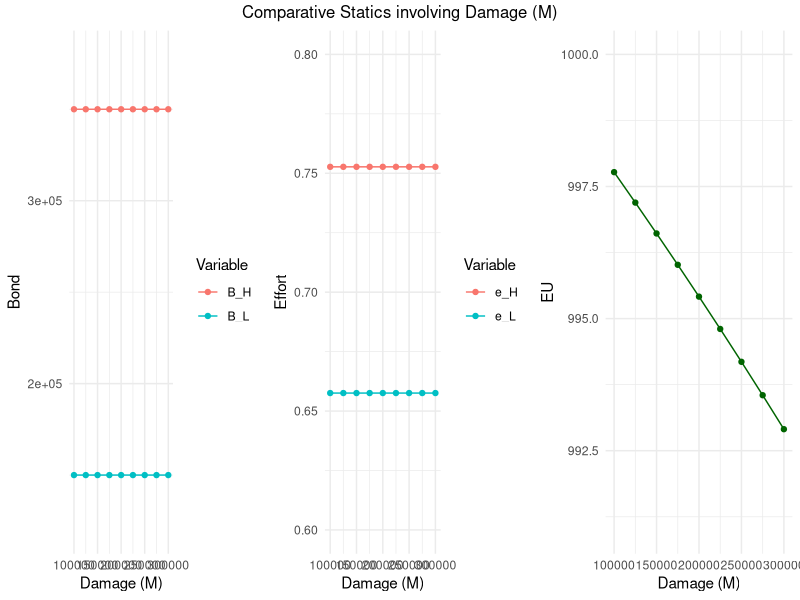
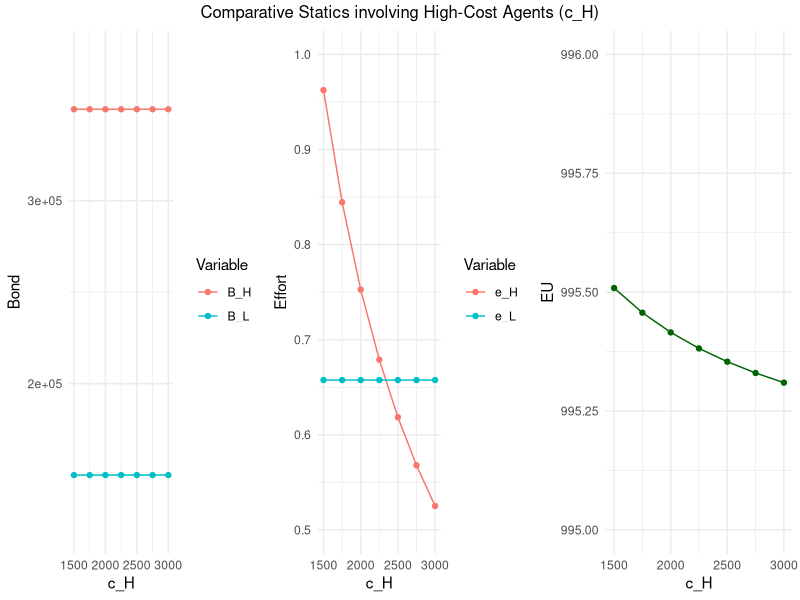
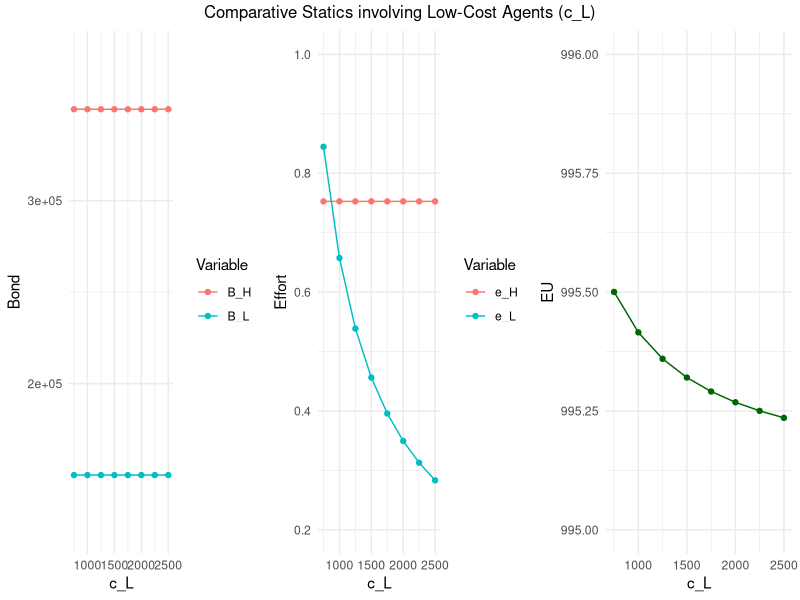
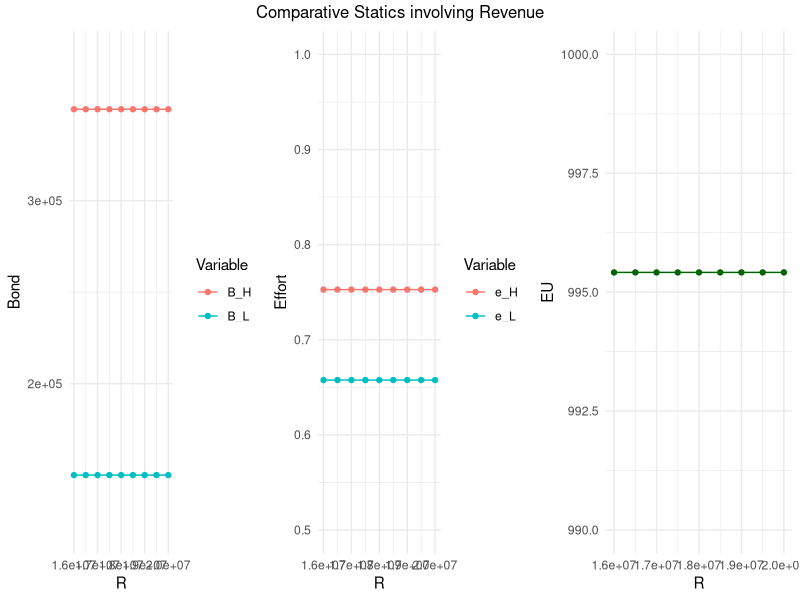
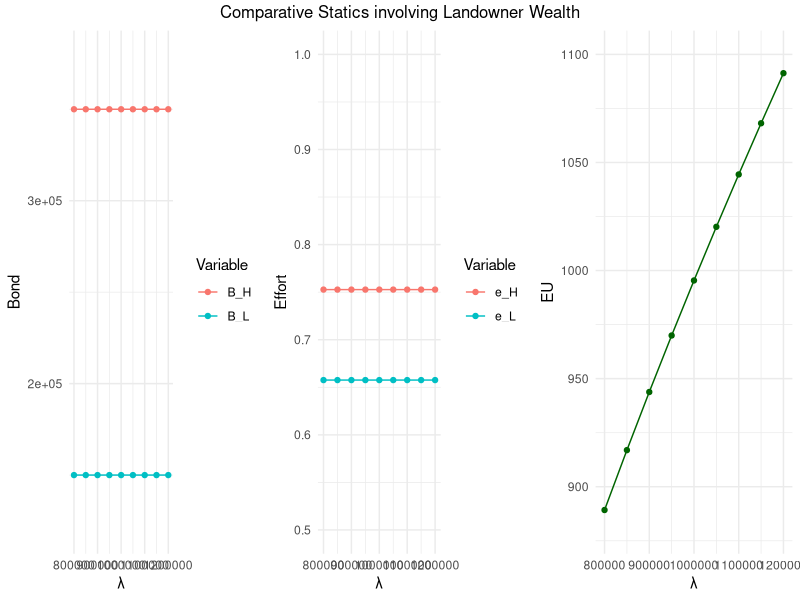
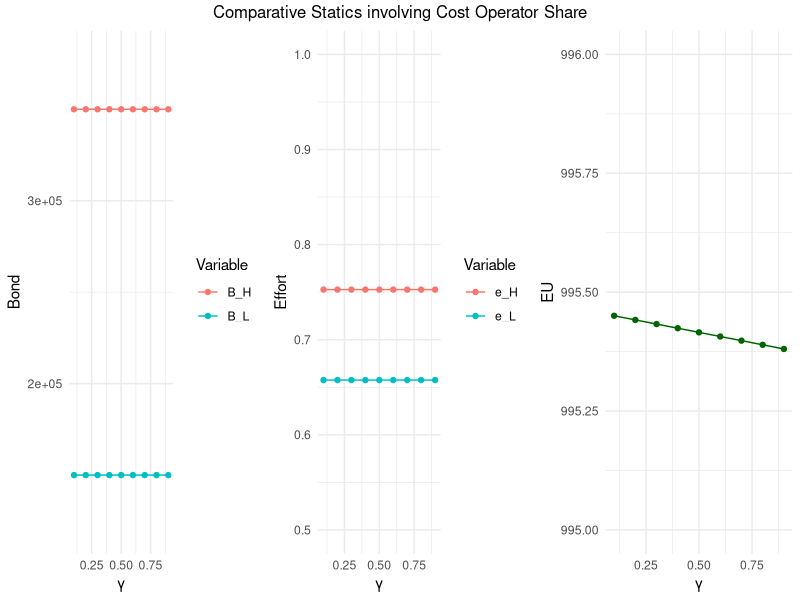
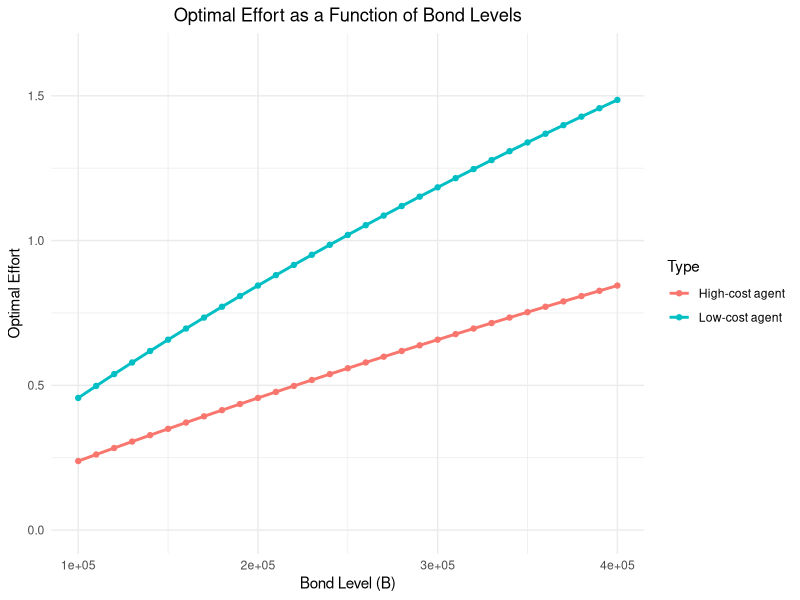

R code for these plots, in order:
# LIBRARIES
library(ggplot2)
library(tidyr)
library(dplyr)
library(gridExtra)

# PARAMETERS
params_base <- list(
  c_L = 1000,
  c_H = 2000,
  M = 200000,
  lambda = 1000000,
  q0 = 0.05,
  alpha = 0.2,
  gamma = 0.5,
  R = 18000000
)

# FUNCTIONS
q_func <- function(e, q0, alpha) q0 * exp(-alpha * e)
dq_func <- function(e, q0, alpha) -alpha * q0 * exp(-alpha * e)

solve_effort <- function(B, c, q0, alpha) {
  effort_eq <- function(e) dq_func(e, q0, alpha) * B + 2 * c * e
  uniroot(effort_eq, lower = 1e-6, upper = 100)$root
}

landowner_util <- function(e, lambda, M, q0, alpha) {
  q <- q_func(e, q0, alpha)
  q * sqrt(lambda - M) + (1 - q) * sqrt(lambda)
}

agent_util <- function(e, c, B, R, q0, alpha) {
  R - c * e^2 - q_func(e, q0, alpha) * B
}

objective <- function(B_vec, params) {
  with(params, {
    B_L <- B_vec[1]; B_H <- B_vec[2]
    e_L <- solve_effort(B_L, c_L, q0, alpha)
    e_H <- solve_effort(B_H, c_H, q0, alpha)
    IC1 <- agent_util(e_L, c_L, B_L, R, q0, alpha) - agent_util(e_H, c_L, B_H, R, q0, alpha)
    IR2 <- agent_util(e_H, c_H, B_H, R, q0, alpha)
    penalty <- 0
    if (IC1 < 0) penalty <- penalty + 1 / (abs(IC1) + 1e-6)
    if (IR2 < 0) penalty <- penalty + 1 / (abs(IR2) + 1e-6)
    if (abs(B_H - B_L) < 10000) penalty <- penalty + 10000
    EU <- gamma * landowner_util(e_L, lambda, M, q0, alpha) +
      (1 - gamma) * landowner_util(e_H, lambda, M, q0, alpha)
    return(-EU + penalty)
  })
}

# Calculate q(e) at optimal effort levels (baseline parameters)
q_L <- q_func(0.6576, params_base$q0, params_base$alpha)
q_H <- q_func(0.7527, params_base$q0, params_base$alpha)

cat(sprintf("Probability of leak at optimal effort:\n Low-cost agent: %.5f\n High-cost agent: %.5f\n", q_L, q_H))

# COMPARATIVE STATICS: Damage (M)
M_values <- seq(100000, 300000, by = 25000)
df_sensitivity <- data.frame()

for (M_val in M_values) {
  params <- params_base
  params$M <- M_val
  result <- optim(par = c(150000, 350000), fn = objective, params = params,
                  method = "L-BFGS-B", lower = c(100000, 200000), upper = c(300000, 500000))
  B_L <- result$par[1]; B_H <- result$par[2]
  e_L <- solve_effort(B_L, params$c_L, params$q0, params$alpha)
  e_H <- solve_effort(B_H, params$c_H, params$q0, params$alpha)
  EU <- params$gamma * landowner_util(e_L, params$lambda, params$M, params$q0, params$alpha) +
    (1 - params$gamma) * landowner_util(e_H, params$lambda, params$M, params$q0, params$alpha)
  df_sensitivity <- rbind(df_sensitivity, data.frame(
    M = M_val, B_L = B_L, B_H = B_H, e_L = e_L, e_H = e_H, EU = EU
  ))
}
df_long <- pivot_longer(df_sensitivity, cols = c(B_L, B_H, e_L, e_H, EU), names_to = "Variable", values_to = "Value")

p1 <- ggplot(df_long %>% filter(Variable %in% c("B_L", "B_H")), aes(x = M, y = Value, color = Variable)) +
  geom_line() + geom_point() + labs(y = "Bond", x = "Damage (M)") +
  ylim(120000, 380000) + theme_minimal() + theme(plot.title = element_blank())

p2 <- ggplot(df_long %>% filter(Variable %in% c("e_L", "e_H")), aes(x = M, y = Value, color = Variable)) +
  geom_line() + geom_point() + labs(y = "Effort", x = "Damage (M)") +
  ylim(0.6, 0.8) + theme_minimal() + theme(plot.title = element_blank())

p3 <- ggplot(df_long %>% filter(Variable == "EU"), aes(x = M, y = Value)) +
  geom_line(color = "darkgreen") + geom_point(color = "darkgreen") +
  labs(y = "EU", x = "Damage (M)") +
  ylim(991, 1000) + theme_minimal() + theme(plot.title = element_blank())

grid.arrange(p1, p2, p3, ncol = 3, top = "Comparative Statics involving Damage (M)")

# COMPARATIVE STATICS: High-Cost Agent (c_H)
c_H_values <- seq(1500, 3000, by = 250)
df_cH <- data.frame()
for (c_H_val in c_H_values) {
  params <- params_base
  params$c_H <- c_H_val
  result <- optim(par = c(150000, 350000), fn = objective, params = params,
                  method = "L-BFGS-B", lower = c(100000, 200000), upper = c(300000, 500000))
  B_L <- result$par[1]; B_H <- result$par[2]
  e_L <- solve_effort(B_L, params$c_L, params$q0, params$alpha)
  e_H <- solve_effort(B_H, params$c_H, params$q0, params$alpha)
  EU <- params$gamma * landowner_util(e_L, params$lambda, params$M, params$q0, params$alpha) +
    (1 - params$gamma) * landowner_util(e_H, params$lambda, params$M, params$q0, params$alpha)
  df_cH <- rbind(df_cH, data.frame(c_H = c_H_val, B_L = B_L, B_H = B_H, e_L = e_L, e_H = e_H, EU = EU))
}

df_long <- pivot_longer(df_cH, cols = c(B_L, B_H, e_L, e_H, EU), names_to = "Variable", values_to = "Value")

p1 <- ggplot(df_long %>% filter(Variable %in% c("B_L", "B_H")), aes(x = c_H, y = Value, color = Variable)) +
  geom_line() + geom_point() + labs(y = "Bond", x = "c_H") +
  ylim(120000, 380000) + theme_minimal() + theme(plot.title = element_blank())

p2 <- ggplot(df_long %>% filter(Variable %in% c("e_L", "e_H")), aes(x = c_H, y = Value, color = Variable)) +
  geom_line() + geom_point() + labs(y = "Effort", x = "c_H") +
  ylim(0.5, 1) + theme_minimal() + theme(plot.title = element_blank())

p3 <- ggplot(df_long %>% filter(Variable == "EU"), aes(x = c_H, y = Value)) +
  geom_line(color = "darkgreen") + geom_point(color = "darkgreen") +
  labs(y = "EU", x = "c_H") +
  ylim(995, 996) + theme_minimal() + theme(plot.title = element_blank())

grid.arrange(p1, p2, p3, ncol = 3, top = "Comparative Statics involving High-Cost Agents (c_H)")

# COMPARATIVE STATICS: Low-Cost Effort Cost (c_L)
c_L_values <- seq(750, 2500, by = 250)
df_cL <- data.frame()
for (c_L_val in c_L_values) {
  params <- params_base
  params$c_L <- c_L_val
  result <- optim(par = c(150000, 350000), fn = objective, params = params,
                  method = "L-BFGS-B", lower = c(100000, 200000), upper = c(300000, 500000))
  B_L <- result$par[1]; B_H <- result$par[2]
  e_L <- solve_effort(B_L, params$c_L, params$q0, params$alpha)
  e_H <- solve_effort(B_H, params$c_H, params$q0, params$alpha)
  EU <- params$gamma * landowner_util(e_L, params$lambda, params$M, params$q0, params$alpha) +
    (1 - params$gamma) * landowner_util(e_H, params$lambda, params$M, params$q0, params$alpha)
  df_cL <- rbind(df_cL, data.frame(c_L = c_L_val, B_L = B_L, B_H = B_H, e_L = e_L, e_H = e_H, EU = EU))
}

df_long <- pivot_longer(df_cL, cols = c(B_L, B_H, e_L, e_H, EU), names_to = "Variable", values_to = "Value")

p1 <- ggplot(df_long %>% filter(Variable %in% c("B_L", "B_H")), aes(x = c_L, y = Value, color = Variable)) +
  geom_line() + geom_point() + labs(y = "Bond", x = "c_L") +
  ylim(120000, 380000) + theme_minimal() + theme(plot.title = element_blank())

p2 <- ggplot(df_long %>% filter(Variable %in% c("e_L", "e_H")), aes(x = c_L, y = Value, color = Variable)) +
  geom_line() + geom_point() + labs(y = "Effort", x = "c_L") +
  ylim(0.2, 1) + theme_minimal() + theme(plot.title = element_blank())

p3 <- ggplot(df_long %>% filter(Variable == "EU"), aes(x = c_L, y = Value)) +
  geom_line(color = "darkgreen") + geom_point(color = "darkgreen") +
  labs(y = "EU", x = "c_L") +
  ylim(995, 996) + theme_minimal() + theme(plot.title = element_blank())

grid.arrange(p1, p2, p3, ncol = 3, top = "Comparative Statics involving Low-Cost Agents (c_L)")

# COMPARATIVE STATICS: Agent Revenue (R)
R_values <- seq(16000000, 20000000, by = 500000)
df_R <- data.frame()
for (R_val in R_values) {
  params <- params_base
  params$R <- R_val
  result <- optim(par = c(150000, 350000), fn = objective, params = params,
                  method = "L-BFGS-B", lower = c(100000, 200000), upper = c(300000, 500000))
  B_L <- result$par[1]; B_H <- result$par[2]
  e_L <- solve_effort(B_L, params$c_L, params$q0, params$alpha)
  e_H <- solve_effort(B_H, params$c_H, params$q0, params$alpha)
  EU <- params$gamma * landowner_util(e_L, params$lambda, params$M, params$q0, params$alpha) +
    (1 - params$gamma) * landowner_util(e_H, params$lambda, params$M, params$q0, params$alpha)
  df_R <- rbind(df_R, data.frame(R = R_val, B_L = B_L, B_H = B_H, e_L = e_L, e_H = e_H, EU = EU))
}

df_long <- pivot_longer(df_R, cols = c(B_L, B_H, e_L, e_H, EU), names_to = "Variable", values_to = "Value")

p1 <- ggplot(df_long %>% filter(Variable %in% c("B_L", "B_H")), aes(x = R, y = Value, color = Variable)) +
  geom_line() + geom_point() + labs(y = "Bond", x = "R") +
  ylim(120000, 380000) + theme_minimal() + theme(plot.title = element_blank())

p2 <- ggplot(df_long %>% filter(Variable %in% c("e_L", "e_H")), aes(x = R, y = Value, color = Variable)) +
  geom_line() + geom_point() + labs(y = "Effort", x = "R") +
  ylim(0.5, 1) + theme_minimal() + theme(plot.title = element_blank())

p3 <- ggplot(df_long %>% filter(Variable == "EU"), aes(x = R, y = Value)) +
  geom_line(color = "darkgreen") + geom_point(color = "darkgreen") +
  labs(y = "EU", x = "R") +
  ylim(990, 1000) + theme_minimal() + theme(plot.title = element_blank())

grid.arrange(p1, p2, p3, ncol = 3, top = "Comparative Statics involving Revenue")

# COMPARATIVE STATICS: Landowner Wealth (Lambda)
lambda_values <- seq(800000, 1200000, by = 50000)
df_lambda <- data.frame()

for (lambda_val in lambda_values) {
  params <- params_base
  params$lambda <- lambda_val
  result <- optim(par = c(150000, 350000), fn = objective, params = params,
                  method = "L-BFGS-B", lower = c(100000, 200000), upper = c(300000, 500000))
  B_L <- result$par[1]; B_H <- result$par[2]
  e_L <- solve_effort(B_L, params$c_L, params$q0, params$alpha)
  e_H <- solve_effort(B_H, params$c_H, params$q0, params$alpha)
  EU <- params$gamma * landowner_util(e_L, params$lambda, params$M, params$q0, params$alpha) +
    (1 - params$gamma) * landowner_util(e_H, params$lambda, params$M, params$q0, params$alpha)
  df_lambda <- rbind(df_lambda, data.frame(lambda = lambda_val, B_L = B_L, B_H = B_H, e_L = e_L, e_H = e_H, EU = EU))
}

df_long <- pivot_longer(df_lambda, cols = c(B_L, B_H, e_L, e_H, EU), names_to = "Variable", values_to = "Value")

p1 <- ggplot(df_long %>% filter(Variable %in% c("B_L", "B_H")), aes(x = lambda, y = Value, color = Variable)) +
  geom_line() + geom_point() + labs(y = "Bond", x = "λ") +
  ylim(120000, 380000) + theme_minimal() + theme(plot.title = element_blank())

p2 <- ggplot(df_long %>% filter(Variable %in% c("e_L", "e_H")), aes(x = lambda, y = Value, color = Variable)) +
  geom_line() + geom_point() + labs(y = "Effort", x = "λ") +
  ylim(0.5, 1) + theme_minimal() + theme(plot.title = element_blank())

p3 <- ggplot(df_long %>% filter(Variable == "EU"), aes(x = lambda, y = Value)) +
  geom_line(color = "darkgreen") + geom_point(color = "darkgreen") +
  labs(y = "EU", x = "λ") +
  ylim(880, 1100) + theme_minimal() + theme(plot.title = element_blank())

grid.arrange(p1, p2, p3, ncol = 3, top = "Comparative Statics involving Landowner Wealth")

# COMPARATIVE STATICS: Distribution of Operators' cost (Gamma)
gamma_values <- seq(0.1, 0.9, by = 0.1)
df_gamma <- data.frame()

for (gamma_val in gamma_values) {
  params <- params_base
  params$gamma <- gamma_val
  result <- optim(par = c(150000, 350000), fn = objective, params = params,
                  method = "L-BFGS-B", lower = c(100000, 200000), upper = c(300000, 500000))
  B_L <- result$par[1]; B_H <- result$par[2]
  e_L <- solve_effort(B_L, params$c_L, params$q0, params$alpha)
  e_H <- solve_effort(B_H, params$c_H, params$q0, params$alpha)
  EU <- params$gamma * landowner_util(e_L, params$lambda, params$M, params$q0, params$alpha) +
    (1 - params$gamma) * landowner_util(e_H, params$lambda, params$M, params$q0, params$alpha)
  df_gamma <- rbind(df_gamma, data.frame(gamma = gamma_val, B_L = B_L, B_H = B_H, e_L = e_L, e_H = e_H, EU = EU))
}

df_long <- pivot_longer(df_gamma, cols = c(B_L, B_H, e_L, e_H, EU), names_to = "Variable", values_to = "Value")

p1 <- ggplot(df_long %>% filter(Variable %in% c("B_L", "B_H")), aes(x = gamma, y = Value, color = Variable)) +
  geom_line() + geom_point() + labs(y = "Bond", x = "γ") +
  ylim(120000, 380000) + theme_minimal() + theme(plot.title = element_blank())

p2 <- ggplot(df_long %>% filter(Variable %in% c("e_L", "e_H")), aes(x = gamma, y = Value, color = Variable)) +
  geom_line() + geom_point() + labs(y = "Effort", x = "γ") +
  ylim(0.5, 1) + theme_minimal() + theme(plot.title = element_blank())

p3 <- ggplot(df_long %>% filter(Variable == "EU"), aes(x = gamma, y = Value)) +
  geom_line(color = "darkgreen") + geom_point(color = "darkgreen") +
  labs(y = "EU", x = "γ") +
  ylim(995, 996) + theme_minimal() + theme(plot.title = element_blank())

grid.arrange(p1, p2, p3, ncol = 3, top = "Comparative Statics involving Cost Operator Share")

# Effort vs Bond levels for low-cost and high-cost agents
B_seq <- seq(100000, 400000, by = 10000)
effort_L <- sapply(B_seq, function(B) solve_effort(B, params_base$c_L, params_base$q0, params_base$alpha))
effort_H <- sapply(B_seq, function(B) solve_effort(B, params_base$c_H, params_base$q0, params_base$alpha))
df_effort_bond <- data.frame(
  Bond = rep(B_seq, 2),
  Effort = c(effort_L, effort_H),
  Type = rep(c("Low-cost agent", "High-cost agent"), each = length(B_seq))
)
p_effort_bond <- ggplot(df_effort_bond, aes(x = Bond, y = Effort, color = Type)) +
  geom_line(size=1) + geom_point() +
  labs(y = "Optimal Effort", x = "Bond Level (B)") +
  ylim(0, max(df_effort_bond$Effort) * 1.1) +
  ggtitle("Optimal Effort as a Function of Bond Levels") +
  theme_minimal() +
  theme(plot.title = element_text(hjust = 0.5))

print(p_effort_bond)
